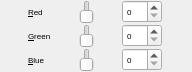
<?xml version="1.0" encoding="UTF-8"?>
<ui version="4.0">
 <class>ColourSelector</class>
 <widget class="QWidget" name="ColourSelector">
  <property name="geometry">
   <rect>
    <x>0</x>
    <y>0</y>
    <width>192</width>
    <height>72</height>
   </rect>
  </property>
  <property name="sizePolicy">
   <sizepolicy hsizetype="Preferred" vsizetype="Fixed">
    <horstretch>0</horstretch>
    <verstretch>0</verstretch>
   </sizepolicy>
  </property>
  <property name="windowTitle">
   <string>Form</string>
  </property>
  <layout class="QGridLayout" name="gridLayout">
   <property name="leftMargin">
    <number>0</number>
   </property>
   <property name="topMargin">
    <number>0</number>
   </property>
   <property name="rightMargin">
    <number>0</number>
   </property>
   <property name="bottomMargin">
    <number>0</number>
   </property>
   <property name="spacing">
    <number>0</number>
   </property>
   <item row="0" column="0">
    <widget class="QLabel" name="redLabel">
     <property name="sizePolicy">
      <sizepolicy hsizetype="Fixed" vsizetype="Preferred">
       <horstretch>0</horstretch>
       <verstretch>0</verstretch>
      </sizepolicy>
     </property>
     <property name="font">
      <font>
       <pointsize>6</pointsize>
      </font>
     </property>
     <property name="text">
      <string>&amp;Red</string>
     </property>
     <property name="buddy">
      <cstring>redSpinBox</cstring>
     </property>
    </widget>
   </item>
   <item row="0" column="2">
    <widget class="QSpinBox" name="redSpinBox">
     <property name="sizePolicy">
      <sizepolicy hsizetype="Fixed" vsizetype="Fixed">
       <horstretch>0</horstretch>
       <verstretch>0</verstretch>
      </sizepolicy>
     </property>
     <property name="font">
      <font>
       <pointsize>6</pointsize>
      </font>
     </property>
     <property name="maximum">
      <number>255</number>
     </property>
     <property name="value">
      <number>0</number>
     </property>
    </widget>
   </item>
   <item row="1" column="0">
    <widget class="QLabel" name="greenLabel">
     <property name="sizePolicy">
      <sizepolicy hsizetype="Fixed" vsizetype="Preferred">
       <horstretch>0</horstretch>
       <verstretch>0</verstretch>
      </sizepolicy>
     </property>
     <property name="font">
      <font>
       <pointsize>6</pointsize>
      </font>
     </property>
     <property name="text">
      <string>&amp;Green</string>
     </property>
     <property name="buddy">
      <cstring>greenSpinBox</cstring>
     </property>
    </widget>
   </item>
   <item row="1" column="2">
    <widget class="QSpinBox" name="greenSpinBox">
     <property name="sizePolicy">
      <sizepolicy hsizetype="Fixed" vsizetype="Fixed">
       <horstretch>0</horstretch>
       <verstretch>0</verstretch>
      </sizepolicy>
     </property>
     <property name="font">
      <font>
       <pointsize>6</pointsize>
      </font>
     </property>
     <property name="maximum">
      <number>255</number>
     </property>
     <property name="value">
      <number>0</number>
     </property>
    </widget>
   </item>
   <item row="3" column="0">
    <widget class="QLabel" name="blueLabel">
     <property name="sizePolicy">
      <sizepolicy hsizetype="Fixed" vsizetype="Preferred">
       <horstretch>0</horstretch>
       <verstretch>0</verstretch>
      </sizepolicy>
     </property>
     <property name="font">
      <font>
       <pointsize>6</pointsize>
      </font>
     </property>
     <property name="text">
      <string>&amp;Blue</string>
     </property>
     <property name="buddy">
      <cstring>blueSpinBox</cstring>
     </property>
    </widget>
   </item>
   <item row="3" column="2">
    <widget class="QSpinBox" name="blueSpinBox">
     <property name="sizePolicy">
      <sizepolicy hsizetype="Fixed" vsizetype="Fixed">
       <horstretch>0</horstretch>
       <verstretch>0</verstretch>
      </sizepolicy>
     </property>
     <property name="font">
      <font>
       <pointsize>6</pointsize>
      </font>
     </property>
     <property name="maximum">
      <number>255</number>
     </property>
     <property name="value">
      <number>0</number>
     </property>
    </widget>
   </item>
   <item row="0" column="1">
    <widget class="Gradient_Slider" name="redSlider">
     <property name="font">
      <font>
       <pointsize>6</pointsize>
      </font>
     </property>
     <property name="focusPolicy">
      <enum>Qt::NoFocus</enum>
     </property>
     <property name="maximum">
      <number>255</number>
     </property>
     <property name="pageStep">
      <number>16</number>
     </property>
     <property name="invertedAppearance">
      <bool>false</bool>
     </property>
     <property name="invertedControls">
      <bool>false</bool>
     </property>
    </widget>
   </item>
   <item row="1" column="1">
    <widget class="Gradient_Slider" name="greenSlider">
     <property name="font">
      <font>
       <pointsize>6</pointsize>
      </font>
     </property>
     <property name="focusPolicy">
      <enum>Qt::NoFocus</enum>
     </property>
     <property name="maximum">
      <number>255</number>
     </property>
     <property name="pageStep">
      <number>16</number>
     </property>
     <property name="invertedAppearance">
      <bool>false</bool>
     </property>
     <property name="invertedControls">
      <bool>false</bool>
     </property>
    </widget>
   </item>
   <item row="3" column="1">
    <widget class="Gradient_Slider" name="blueSlider">
     <property name="font">
      <font>
       <pointsize>6</pointsize>
      </font>
     </property>
     <property name="focusPolicy">
      <enum>Qt::NoFocus</enum>
     </property>
     <property name="maximum">
      <number>255</number>
     </property>
     <property name="pageStep">
      <number>16</number>
     </property>
     <property name="invertedAppearance">
      <bool>false</bool>
     </property>
     <property name="invertedControls">
      <bool>false</bool>
     </property>
    </widget>
   </item>
  </layout>
 </widget>
 <customwidgets>
  <customwidget>
   <class>Gradient_Slider</class>
   <extends>QSlider</extends>
   <header>gradient_slider.hpp</header>
  </customwidget>
 </customwidgets>
 <tabstops>
  <tabstop>redSpinBox</tabstop>
  <tabstop>greenSpinBox</tabstop>
 </tabstops>
 <resources/>
 <connections>
  <connection>
   <sender>redSlider</sender>
   <signal>valueChanged(int)</signal>
   <receiver>redSpinBox</receiver>
   <slot>setValue(int)</slot>
   <hints>
    <hint type="sourcelabel">
     <x>124</x>
     <y>17</y>
    </hint>
    <hint type="destinationlabel">
     <x>198</x>
     <y>16</y>
    </hint>
   </hints>
  </connection>
  <connection>
   <sender>greenSlider</sender>
   <signal>valueChanged(int)</signal>
   <receiver>greenSpinBox</receiver>
   <slot>setValue(int)</slot>
   <hints>
    <hint type="sourcelabel">
     <x>79</x>
     <y>40</y>
    </hint>
    <hint type="destinationlabel">
     <x>200</x>
     <y>44</y>
    </hint>
   </hints>
  </connection>
  <connection>
   <sender>blueSlider</sender>
   <signal>valueChanged(int)</signal>
   <receiver>blueSpinBox</receiver>
   <slot>setValue(int)</slot>
   <hints>
    <hint type="sourcelabel">
     <x>117</x>
     <y>76</y>
    </hint>
    <hint type="destinationlabel">
     <x>192</x>
     <y>72</y>
    </hint>
   </hints>
  </connection>
  <connection>
   <sender>blueSpinBox</sender>
   <signal>valueChanged(int)</signal>
   <receiver>blueSlider</receiver>
   <slot>setValue(int)</slot>
   <hints>
    <hint type="sourcelabel">
     <x>180</x>
     <y>75</y>
    </hint>
    <hint type="destinationlabel">
     <x>132</x>
     <y>68</y>
    </hint>
   </hints>
  </connection>
  <connection>
   <sender>greenSpinBox</sender>
   <signal>valueChanged(int)</signal>
   <receiver>greenSlider</receiver>
   <slot>setValue(int)</slot>
   <hints>
    <hint type="sourcelabel">
     <x>196</x>
     <y>42</y>
    </hint>
    <hint type="destinationlabel">
     <x>93</x>
     <y>43</y>
    </hint>
   </hints>
  </connection>
  <connection>
   <sender>redSpinBox</sender>
   <signal>valueChanged(int)</signal>
   <receiver>redSlider</receiver>
   <slot>setValue(int)</slot>
   <hints>
    <hint type="sourcelabel">
     <x>196</x>
     <y>16</y>
    </hint>
    <hint type="destinationlabel">
     <x>112</x>
     <y>18</y>
    </hint>
   </hints>
  </connection>
 </connections>
</ui>
